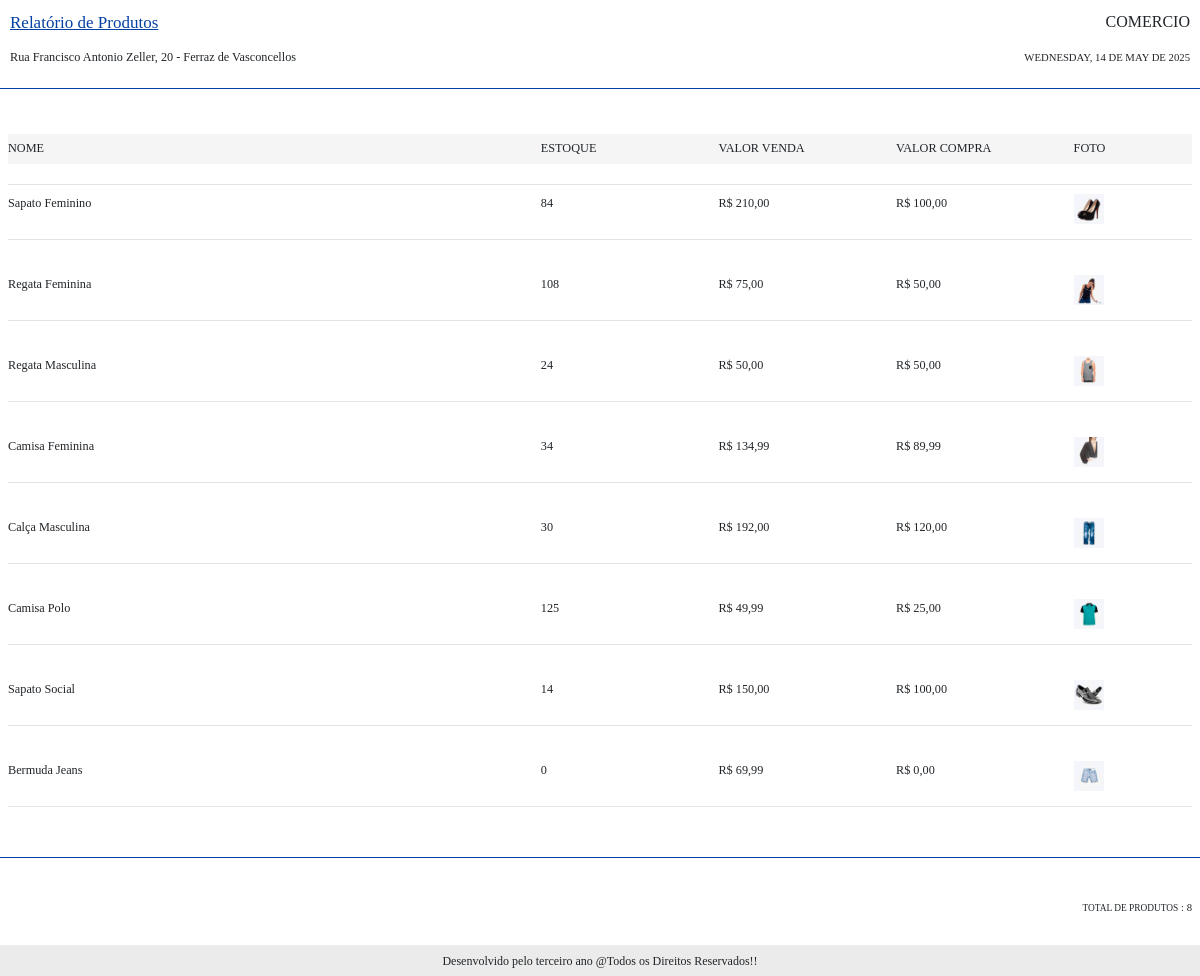
Screenshot of /relatorios/produtos.php with the database file from the repository.
### tables this page shows
CREATE TABLE `config` (
  `id` int(11) NOT NULL,
  `nome_sistema` varchar(50) NOT NULL,
  `email_adm` varchar(50) NOT NULL,
  `endereco_site` varchar(150) DEFAULT NULL,
  `telefone_fixo` varchar(20) DEFAULT NULL,
  `telefone_whatsapp` varchar(20) DEFAULT NULL,
  `cnpj_site` varchar(25) DEFAULT NULL,
  `rodape_relatorios` varchar(1000) NOT NULL,
  `valor_multa` int(11) NOT NULL,
  `valor_juros_dia` decimal(8,2) NOT NULL,
  `frequencia_automatica` varchar(5) NOT NULL,
  `relatorio_pdf` varchar(5) NOT NULL,
  `fonte_comprovante` int(11) NOT NULL,
  `logo` varchar(100) NOT NULL,
  `icone` varchar(100) NOT NULL,
  `dias_carencia` int(11) NOT NULL,
  `alerta` date NOT NULL,
  `impressao_automatica` varchar(5) NOT NULL
);

CREATE TABLE `produtos` (
  `id` int(11) NOT NULL,
  `codigo` varchar(50) NOT NULL,
  `nome` varchar(50) NOT NULL,
  `descricao` varchar(150) DEFAULT NULL,
  `estoque` int(11) NOT NULL,
  `valor_compra` decimal(10,2) NOT NULL,
  `valor_venda` decimal(10,2) NOT NULL,
  `fornecedor` int(11) NOT NULL,
  `categoria` int(11) NOT NULL,
  `foto` varchar(150) DEFAULT NULL,
  `ativo` varchar(5) NOT NULL,
  `lucro` int(11) DEFAULT NULL,
  `nivel` int(11) NOT NULL
);

### conexao.php (called while the page is built, shortened)
<?php
require_once("config.php");
try {
	$pdo = new PDO("mysql:dbname=$banco;host=$servidor;charset=utf8", "$usuario", "$senha");
} catch (Exception $e) {
	echo 'Não foi possível conectar ao banco de dados! <br><br>'.$e;
}
$nome_sistema = 'Comércio';
$email_adm = 'admin@gmail.com';
$endereco_site = 'Rua Francisco Antonio Zeller, 20 - Ferraz de Vasconcellos';
$telefone_fixo = '(11) 3333-3333';
$telefone_whatsapp = '(11) 98765-4321';
$cnpj_site = '20.301.706/0001-08';
$rodape_relatorios = 'Desenvolvido pelo terceiro ano @Todos os Direitos Reservados!!';
$valor_multa = 2;
$valor_juros_dia = 0.15;
$dias_carencia = 0;
$frequencia_automatica = 'Não';
$relatorio_pdf = 'Sim';
$fonte_comprovante = '11';
$impressao_automatica = 'Sim';
$query = $pdo->query("SELECT * FROM config");
$res = $query->fetchAll(PDO::FETCH_ASSOC);
if(@count($res) == 0){
	$pdo->query("INSERT INTO config SET nome_sistema = '$nome_sistema', email_adm = '$email_adm', endereco_site = '$endereco_site', telefone_fixo = '$telefone_fixo', telefone_whatsapp = '$telefone_whatsapp', cnpj_site = '$cnpj_site', rodape_relatorios = '$rodape_relatorios', valor_multa = '$valor_multa', valor_juros_dia = '$valor_juros_dia', frequencia_automatica = '$frequencia_automatica', relatorio_pdf = '$relatorio_pdf', fonte_comprovante = '$fonte_comprovante', logo = 'logo.png', icone = 'icone.png', dias_carencia = '$dias_carencia', alerta = curDate(), impressao_automatica = '$impressao_automatica'");
}else{
	$nome_sistema = $res[0]['nome_sistema'];
	$endereco_site = $res[0]['endereco_site'];
	$rodape_relatorios = $res[0]['rodape_relatorios'];
}
 ?>

### config.php (called while the page is built, shortened)
<?php
$url_sistema = "http://localhost/comercio/";
 ?>

### relatorios/produtos.php (the view, shortened to what this page needs)
<?php
require_once("../conexao.php");
$data_hoje = utf8_encode(strftime('%A, %d de %B de %Y', strtotime('today')));
?>
<!DOCTYPE html>
<html>
<head>
	<link href="https://cdn.jsdelivr.net/npm/bootstrap@5.0.0/dist/css/bootstrap.min.css" rel="stylesheet">
</head>
<body>
		<section class="area-cab">
		<div class="cabecalho">
			<div class="coluna titulo_cab" style="width:50%"> <u>Relatório de Produtos</u></div>
			<div align="right" class="coluna" style="width:50%"> <?php echo mb_strtoupper($nome_sistema) ?></div>
		</div>
		</section>
		<br>
		<section class="area-cab">
		<div class="cabecalho">
			<div class="coluna" style="width:60%"><small> <small><?php echo $endereco_site ?></small></small></div>
			<div align="right" class="coluna" style="width:40%"><small> <small><small> <?php echo mb_strtoupper($data_hoje) ?></small></small></small></div>
		</div>
		</section>
		<br>
		<div class="cabecalho" style="border-bottom: solid 1px #0340a3">
		</div>
	<div class="mx-2" style="padding-top:15px ">
	<small><small>
	<section class="area-tab" style="background-color: #f5f5f5;">
						<div class="linha-cab" style="padding-top: 5px;">
							<div class="coluna" style="width:45%">NOME</div>
							<div class="coluna" style="width:15%">ESTOQUE</div>
							<div class="coluna" style="width:15%">VALOR VENDA</div>
							<div class="coluna" style="width:15%">VALOR COMPRA</div>
							<div class="coluna" style="width:10%">FOTO</div>
						</div>
				</section><small></small>
				<div class="cabecalho mb-1" style="border-bottom: solid 1px #e3e3e3;">
		</div>
		<?php
		$query = $pdo->query("SELECT * FROM produtos order by id desc");
		$res = $query->fetchAll(PDO::FETCH_ASSOC);
		$totalItens = @count($res);
		for ($i=0; $i < @count($res); $i++) {
			$nome = $res[$i]['nome'];
			$valor_compra = $res[$i]['valor_compra'];
			$valor_venda = $res[$i]['valor_venda'];
			$estoque = $res[$i]['estoque'];
			$foto = $res[$i]['foto'];
			$valor_compra = number_format($valor_compra, 2, ',', '.');
			$valor_venda = number_format($valor_venda, 2, ',', '.');
			?>
				<section class="area-tab" style="padding-top:5px">
				<div class="linha-cab">
				<div class="coluna" style="width:45%"><?php echo $nome ?> </div>
				<div class="coluna" style="width:15%"><?php echo $estoque ?> </div>
				<div class="coluna" style="width:15%">R$ <?php echo $valor_venda ?> </div>
				<div class="coluna" style="width:15%">R$ <?php echo $valor_compra ?> </div>
				<div class="coluna" style="width:10%"><img src="<?php echo $url_sistema ?>img/produtos/<?php echo $foto ?>" width="30px"> </div>
			</div>
		</section>
		<div class="cabecalho" style="border-bottom: solid 1px #e3e3e3;">
		</div>
		<?php } ?>
		</small>
</div>
<div class="cabecalho mt-3" style="border-bottom: solid 1px #0340a3">
		</div>
		<div class="col-md-12 p-2">
			<div class="" align="right">
				<span class=""> <small><small><small>TOTAL DE PRODUTOS</small> :  <?php echo $totalItens ?></small></small>  </span>
			</div>
		</div>
		<div class="cabecalho" style="border-bottom: solid 1px #0340a3">
		</div>
<div class="footer"  align="center">
	<span style="font-size:12px"><?php echo $rodape_relatorios ?></span>
</div>
</body>
</html>

### rows the page displays
config: nome_sistema "COMERCIO", endereco_site "Rua Francisco Antonio Zeller, 20 - Ferraz de Vasconcellos", rodape_relatorios "Desenvolvido pelo terceiro ano @Todos os Direitos Reservados!!"
produtos: nome "Sapato Feminino", estoque "84", valor_venda "210,00", valor_compra "100,00", foto (picture)
produtos: nome "Regata Feminina", estoque "108", valor_venda "75,00", valor_compra "50,00", foto (picture)
produtos: nome "Regata Masculina", estoque "24", valor_venda "50,00", valor_compra "50,00", foto (picture)
produtos: nome "Camisa Feminina", estoque "34", valor_venda "134,99", valor_compra "89,99", foto (picture)
produtos: nome "Calça Masculina", estoque "30", valor_venda "192,00", valor_compra "120,00", foto (picture)
produtos: nome "Camisa Polo", estoque "125", valor_venda "49,99", valor_compra "25,00", foto (picture)
produtos: nome "Sapato Social", estoque "14", valor_venda "150,00", valor_compra "100,00", foto (picture)
produtos: nome "Bermuda Jeans", estoque "0", valor_venda "69,99", valor_compra "0,00", foto (picture)

### other values shown
mb_strtoupper($data_hoje) "WEDNESDAY, 14 DE MAY DE 2025"
$totalItens "8"
